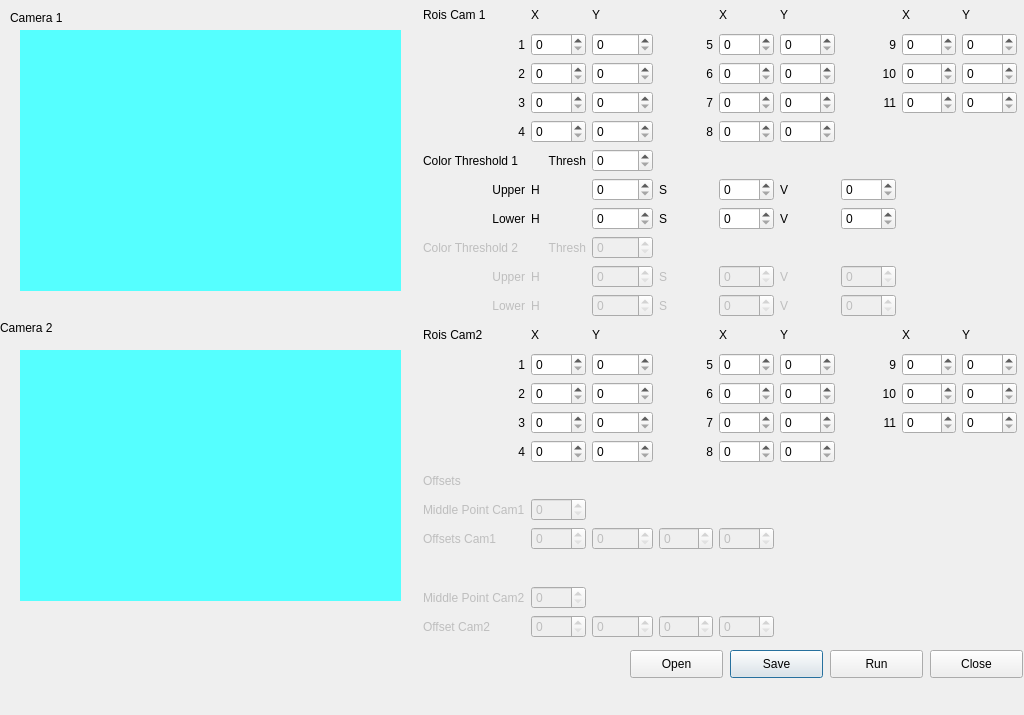
<?xml version="1.0" encoding="UTF-8"?>
<ui version="4.0">
 <class>Dialog</class>
 <widget class="QDialog" name="Dialog">
  <property name="geometry">
   <rect>
    <x>0</x>
    <y>0</y>
    <width>1024</width>
    <height>715</height>
   </rect>
  </property>
  <property name="windowTitle">
   <string>Dialog</string>
  </property>
  <property name="sizeGripEnabled">
   <bool>false</bool>
  </property>
  <property name="modal">
   <bool>false</bool>
  </property>
  <widget class="QLabel" name="picture_cam1">
   <property name="geometry">
    <rect>
     <x>20</x>
     <y>30</y>
     <width>381</width>
     <height>261</height>
    </rect>
   </property>
   <property name="styleSheet">
    <string notr="true">background-color: rgb(85, 255, 255);</string>
   </property>
   <property name="text">
    <string/>
   </property>
  </widget>
  <widget class="QLabel" name="picture_cam2">
   <property name="geometry">
    <rect>
     <x>20</x>
     <y>350</y>
     <width>381</width>
     <height>251</height>
    </rect>
   </property>
   <property name="styleSheet">
    <string notr="true">background-color: rgb(85, 255, 255);</string>
   </property>
   <property name="text">
    <string/>
   </property>
  </widget>
  <widget class="QLabel" name="label_3">
   <property name="geometry">
    <rect>
     <x>10</x>
     <y>10</y>
     <width>55</width>
     <height>16</height>
    </rect>
   </property>
   <property name="text">
    <string>Camera 1</string>
   </property>
  </widget>
  <widget class="QLabel" name="label_4">
   <property name="geometry">
    <rect>
     <x>0</x>
     <y>320</y>
     <width>55</width>
     <height>16</height>
    </rect>
   </property>
   <property name="text">
    <string>Camera 2</string>
   </property>
  </widget>
  <widget class="QPushButton" name="saveButton">
   <property name="geometry">
    <rect>
     <x>730</x>
     <y>650</y>
     <width>93</width>
     <height>28</height>
    </rect>
   </property>
   <property name="text">
    <string>Save</string>
   </property>
  </widget>
  <widget class="QPushButton" name="runButton">
   <property name="geometry">
    <rect>
     <x>830</x>
     <y>650</y>
     <width>93</width>
     <height>28</height>
    </rect>
   </property>
   <property name="text">
    <string>Run</string>
   </property>
  </widget>
  <widget class="QWidget" name="gridLayoutWidget">
   <property name="geometry">
    <rect>
     <x>420</x>
     <y>0</y>
     <width>600</width>
     <height>641</height>
    </rect>
   </property>
   <layout class="QGridLayout" name="gridLayout">
    <property name="leftMargin">
     <number>3</number>
    </property>
    <property name="topMargin">
     <number>3</number>
    </property>
    <property name="rightMargin">
     <number>3</number>
    </property>
    <property name="bottomMargin">
     <number>3</number>
    </property>
    <item row="10" column="5">
     <widget class="QLabel" name="label_36">
      <property name="enabled">
       <bool>false</bool>
      </property>
      <property name="text">
       <string>V</string>
      </property>
     </widget>
    </item>
    <item row="10" column="1">
     <widget class="QLabel" name="label_34">
      <property name="enabled">
       <bool>false</bool>
      </property>
      <property name="text">
       <string>H</string>
      </property>
     </widget>
    </item>
    <item row="10" column="6">
     <widget class="QSpinBox" name="tresh_2_V_upper">
      <property name="enabled">
       <bool>false</bool>
      </property>
      <property name="maximum">
       <number>255</number>
      </property>
     </widget>
    </item>
    <item row="10" column="4">
     <widget class="QSpinBox" name="tresh_2_S_upper">
      <property name="enabled">
       <bool>false</bool>
      </property>
      <property name="maximum">
       <number>255</number>
      </property>
     </widget>
    </item>
    <item row="7" column="6">
     <widget class="QSpinBox" name="tresh_1_V_upper">
      <property name="maximum">
       <number>255</number>
      </property>
     </widget>
    </item>
    <item row="14" column="3">
     <widget class="QLabel" name="label_23">
      <property name="text">
       <string>6</string>
      </property>
      <property name="alignment">
       <set>Qt::AlignRight|Qt::AlignTrailing|Qt::AlignVCenter</set>
      </property>
     </widget>
    </item>
    <item row="14" column="2">
     <widget class="QSpinBox" name="cam2_roi_y_2">
      <property name="maximum">
       <number>1280</number>
      </property>
     </widget>
    </item>
    <item row="15" column="2">
     <widget class="QSpinBox" name="cam2_roi_y_3">
      <property name="maximum">
       <number>1280</number>
      </property>
     </widget>
    </item>
    <item row="15" column="3">
     <widget class="QLabel" name="label_24">
      <property name="text">
       <string>7</string>
      </property>
      <property name="alignment">
       <set>Qt::AlignRight|Qt::AlignTrailing|Qt::AlignVCenter</set>
      </property>
     </widget>
    </item>
    <item row="4" column="6">
     <widget class="QLabel" name="label_16">
      <property name="text">
       <string>11</string>
      </property>
      <property name="alignment">
       <set>Qt::AlignRight|Qt::AlignTrailing|Qt::AlignVCenter</set>
      </property>
     </widget>
    </item>
    <item row="13" column="6">
     <widget class="QLabel" name="label_26">
      <property name="text">
       <string>9</string>
      </property>
      <property name="alignment">
       <set>Qt::AlignRight|Qt::AlignTrailing|Qt::AlignVCenter</set>
      </property>
     </widget>
    </item>
    <item row="4" column="8">
     <widget class="QSpinBox" name="cam1_roi_y_11">
      <property name="maximum">
       <number>1280</number>
      </property>
     </widget>
    </item>
    <item row="3" column="6">
     <widget class="QLabel" name="label_15">
      <property name="text">
       <string>10</string>
      </property>
      <property name="alignment">
       <set>Qt::AlignRight|Qt::AlignTrailing|Qt::AlignVCenter</set>
      </property>
     </widget>
    </item>
    <item row="13" column="2">
     <widget class="QSpinBox" name="cam2_roi_y_1">
      <property name="maximum">
       <number>1280</number>
      </property>
     </widget>
    </item>
    <item row="3" column="3">
     <widget class="QLabel" name="label_11">
      <property name="text">
       <string>6</string>
      </property>
      <property name="alignment">
       <set>Qt::AlignRight|Qt::AlignTrailing|Qt::AlignVCenter</set>
      </property>
     </widget>
    </item>
    <item row="4" column="3">
     <widget class="QLabel" name="label_12">
      <property name="text">
       <string>7</string>
      </property>
      <property name="alignment">
       <set>Qt::AlignRight|Qt::AlignTrailing|Qt::AlignVCenter</set>
      </property>
     </widget>
    </item>
    <item row="13" column="8">
     <widget class="QSpinBox" name="cam2_roi_y_9">
      <property name="maximum">
       <number>1280</number>
      </property>
     </widget>
    </item>
    <item row="14" column="8">
     <widget class="QSpinBox" name="cam2_roi_y_10">
      <property name="maximum">
       <number>1280</number>
      </property>
     </widget>
    </item>
    <item row="15" column="0">
     <widget class="QLabel" name="label_20">
      <property name="text">
       <string>3</string>
      </property>
      <property name="alignment">
       <set>Qt::AlignRight|Qt::AlignTrailing|Qt::AlignVCenter</set>
      </property>
     </widget>
    </item>
    <item row="15" column="8">
     <widget class="QSpinBox" name="cam2_roi_y_11">
      <property name="maximum">
       <number>1280</number>
      </property>
     </widget>
    </item>
    <item row="13" column="5">
     <widget class="QSpinBox" name="cam2_roi_y_5">
      <property name="maximum">
       <number>1280</number>
      </property>
     </widget>
    </item>
    <item row="15" column="6">
     <widget class="QLabel" name="label_28">
      <property name="text">
       <string>11</string>
      </property>
      <property name="alignment">
       <set>Qt::AlignRight|Qt::AlignTrailing|Qt::AlignVCenter</set>
      </property>
     </widget>
    </item>
    <item row="14" column="6">
     <widget class="QLabel" name="label_27">
      <property name="text">
       <string>10</string>
      </property>
      <property name="alignment">
       <set>Qt::AlignRight|Qt::AlignTrailing|Qt::AlignVCenter</set>
      </property>
     </widget>
    </item>
    <item row="14" column="5">
     <widget class="QSpinBox" name="cam2_roi_y_6">
      <property name="maximum">
       <number>1280</number>
      </property>
     </widget>
    </item>
    <item row="13" column="3">
     <widget class="QLabel" name="label_22">
      <property name="text">
       <string>5</string>
      </property>
      <property name="alignment">
       <set>Qt::AlignRight|Qt::AlignTrailing|Qt::AlignVCenter</set>
      </property>
     </widget>
    </item>
    <item row="15" column="5">
     <widget class="QSpinBox" name="cam2_roi_y_7">
      <property name="maximum">
       <number>1280</number>
      </property>
     </widget>
    </item>
    <item row="5" column="3">
     <widget class="QLabel" name="label_13">
      <property name="text">
       <string>8</string>
      </property>
      <property name="alignment">
       <set>Qt::AlignRight|Qt::AlignTrailing|Qt::AlignVCenter</set>
      </property>
     </widget>
    </item>
    <item row="6" column="0">
     <widget class="QLabel" name="label_29">
      <property name="text">
       <string>Color Threshold 1</string>
      </property>
     </widget>
    </item>
    <item row="2" column="6">
     <widget class="QLabel" name="label_14">
      <property name="text">
       <string>9</string>
      </property>
      <property name="alignment">
       <set>Qt::AlignRight|Qt::AlignTrailing|Qt::AlignVCenter</set>
      </property>
     </widget>
    </item>
    <item row="13" column="0">
     <widget class="QLabel" name="label_18">
      <property name="text">
       <string>1</string>
      </property>
      <property name="alignment">
       <set>Qt::AlignRight|Qt::AlignTrailing|Qt::AlignVCenter</set>
      </property>
     </widget>
    </item>
    <item row="3" column="8">
     <widget class="QSpinBox" name="cam1_roi_y_10">
      <property name="maximum">
       <number>1280</number>
      </property>
     </widget>
    </item>
    <item row="12" column="0">
     <widget class="QLabel" name="label_17">
      <property name="text">
       <string>Rois Cam2</string>
      </property>
     </widget>
    </item>
    <item row="10" column="3">
     <widget class="QLabel" name="label_35">
      <property name="enabled">
       <bool>false</bool>
      </property>
      <property name="text">
       <string>S</string>
      </property>
     </widget>
    </item>
    <item row="1" column="0">
     <widget class="QLabel" name="label_5">
      <property name="text">
       <string>Rois Cam 1</string>
      </property>
     </widget>
    </item>
    <item row="3" column="7">
     <widget class="QSpinBox" name="cam1_roi_x_10">
      <property name="maximum">
       <number>1280</number>
      </property>
     </widget>
    </item>
    <item row="2" column="7">
     <widget class="QSpinBox" name="cam1_roi_x_9">
      <property name="maximum">
       <number>1280</number>
      </property>
     </widget>
    </item>
    <item row="4" column="7">
     <widget class="QSpinBox" name="cam1_roi_x_11">
      <property name="maximum">
       <number>1280</number>
      </property>
     </widget>
    </item>
    <item row="1" column="5">
     <widget class="QLabel" name="label_47">
      <property name="text">
       <string>Y</string>
      </property>
     </widget>
    </item>
    <item row="1" column="7">
     <widget class="QLabel" name="label_48">
      <property name="text">
       <string>X</string>
      </property>
     </widget>
    </item>
    <item row="1" column="4">
     <widget class="QLabel" name="label_46">
      <property name="text">
       <string>X</string>
      </property>
     </widget>
    </item>
    <item row="1" column="8">
     <widget class="QLabel" name="label_49">
      <property name="text">
       <string>Y</string>
      </property>
     </widget>
    </item>
    <item row="5" column="0">
     <widget class="QLabel" name="label_9">
      <property name="text">
       <string>4</string>
      </property>
      <property name="alignment">
       <set>Qt::AlignRight|Qt::AlignTrailing|Qt::AlignVCenter</set>
      </property>
     </widget>
    </item>
    <item row="2" column="8">
     <widget class="QSpinBox" name="cam1_roi_y_9">
      <property name="maximum">
       <number>1280</number>
      </property>
     </widget>
    </item>
    <item row="2" column="3">
     <widget class="QLabel" name="label_10">
      <property name="text">
       <string>5</string>
      </property>
      <property name="alignment">
       <set>Qt::AlignRight|Qt::AlignTrailing|Qt::AlignVCenter</set>
      </property>
     </widget>
    </item>
    <item row="5" column="5">
     <widget class="QSpinBox" name="cam1_roi_y_8">
      <property name="maximum">
       <number>1280</number>
      </property>
     </widget>
    </item>
    <item row="15" column="4">
     <widget class="QSpinBox" name="cam2_roi_x_7">
      <property name="maximum">
       <number>1280</number>
      </property>
     </widget>
    </item>
    <item row="13" column="4">
     <widget class="QSpinBox" name="cam2_roi_x_5">
      <property name="maximum">
       <number>1280</number>
      </property>
     </widget>
    </item>
    <item row="14" column="4">
     <widget class="QSpinBox" name="cam2_roi_x_6">
      <property name="maximum">
       <number>1280</number>
      </property>
     </widget>
    </item>
    <item row="12" column="2">
     <widget class="QLabel" name="label_51">
      <property name="text">
       <string>Y</string>
      </property>
     </widget>
    </item>
    <item row="12" column="1">
     <widget class="QLabel" name="label_50">
      <property name="text">
       <string>X</string>
      </property>
     </widget>
    </item>
    <item row="15" column="7">
     <widget class="QSpinBox" name="cam2_roi_x_11">
      <property name="maximum">
       <number>1280</number>
      </property>
     </widget>
    </item>
    <item row="14" column="7">
     <widget class="QSpinBox" name="cam2_roi_x_10">
      <property name="maximum">
       <number>1280</number>
      </property>
     </widget>
    </item>
    <item row="13" column="7">
     <widget class="QSpinBox" name="cam2_roi_x_9">
      <property name="maximum">
       <number>1280</number>
      </property>
     </widget>
    </item>
    <item row="12" column="5">
     <widget class="QLabel" name="label_52">
      <property name="text">
       <string>Y</string>
      </property>
     </widget>
    </item>
    <item row="12" column="7">
     <widget class="QLabel" name="label_54">
      <property name="text">
       <string>X</string>
      </property>
     </widget>
    </item>
    <item row="7" column="3">
     <widget class="QLabel" name="label_31">
      <property name="text">
       <string>S</string>
      </property>
     </widget>
    </item>
    <item row="12" column="8">
     <widget class="QLabel" name="label_55">
      <property name="text">
       <string>Y</string>
      </property>
     </widget>
    </item>
    <item row="12" column="4">
     <widget class="QLabel" name="label_53">
      <property name="text">
       <string>X</string>
      </property>
     </widget>
    </item>
    <item row="7" column="5">
     <widget class="QLabel" name="label_32">
      <property name="text">
       <string>V</string>
      </property>
     </widget>
    </item>
    <item row="7" column="2">
     <widget class="QSpinBox" name="tresh_1_H_upper">
      <property name="maximum">
       <number>360</number>
      </property>
     </widget>
    </item>
    <item row="7" column="1">
     <widget class="QLabel" name="label_30">
      <property name="text">
       <string>H</string>
      </property>
     </widget>
    </item>
    <item row="7" column="4">
     <widget class="QSpinBox" name="tresh_1_S_upper">
      <property name="maximum">
       <number>255</number>
      </property>
     </widget>
    </item>
    <item row="15" column="1">
     <widget class="QSpinBox" name="cam2_roi_x_3">
      <property name="maximum">
       <number>1280</number>
      </property>
     </widget>
    </item>
    <item row="13" column="1">
     <widget class="QSpinBox" name="cam2_roi_x_1">
      <property name="maximum">
       <number>1280</number>
      </property>
     </widget>
    </item>
    <item row="14" column="1">
     <widget class="QSpinBox" name="cam2_roi_x_2">
      <property name="maximum">
       <number>1280</number>
      </property>
     </widget>
    </item>
    <item row="16" column="2">
     <widget class="QSpinBox" name="cam2_roi_y_4">
      <property name="maximum">
       <number>1280</number>
      </property>
     </widget>
    </item>
    <item row="16" column="1">
     <widget class="QSpinBox" name="cam2_roi_x_4">
      <property name="maximum">
       <number>1280</number>
      </property>
     </widget>
    </item>
    <item row="18" column="0">
     <widget class="QLabel" name="label_38">
      <property name="enabled">
       <bool>false</bool>
      </property>
      <property name="text">
       <string>Middle Point Cam1</string>
      </property>
     </widget>
    </item>
    <item row="17" column="0">
     <widget class="QLabel" name="label_37">
      <property name="enabled">
       <bool>false</bool>
      </property>
      <property name="text">
       <string>Offsets</string>
      </property>
     </widget>
    </item>
    <item row="18" column="1">
     <widget class="QSpinBox" name="cam1_offset_middle_point">
      <property name="enabled">
       <bool>false</bool>
      </property>
      <property name="maximum">
       <number>1280</number>
      </property>
     </widget>
    </item>
    <item row="16" column="3">
     <widget class="QLabel" name="label_25">
      <property name="text">
       <string>8</string>
      </property>
      <property name="alignment">
       <set>Qt::AlignRight|Qt::AlignTrailing|Qt::AlignVCenter</set>
      </property>
     </widget>
    </item>
    <item row="19" column="4">
     <widget class="QSpinBox" name="cam1_offset_4">
      <property name="enabled">
       <bool>false</bool>
      </property>
      <property name="maximum">
       <number>1280</number>
      </property>
     </widget>
    </item>
    <item row="20" column="0">
     <widget class="QLabel" name="label_40">
      <property name="enabled">
       <bool>false</bool>
      </property>
      <property name="text">
       <string/>
      </property>
     </widget>
    </item>
    <item row="21" column="0">
     <widget class="QLabel" name="label_42">
      <property name="enabled">
       <bool>false</bool>
      </property>
      <property name="text">
       <string>Middle Point Cam2</string>
      </property>
     </widget>
    </item>
    <item row="19" column="3">
     <widget class="QSpinBox" name="cam1_offset_3">
      <property name="enabled">
       <bool>false</bool>
      </property>
      <property name="maximum">
       <number>1280</number>
      </property>
     </widget>
    </item>
    <item row="19" column="2">
     <widget class="QSpinBox" name="cam1_offset_2">
      <property name="enabled">
       <bool>false</bool>
      </property>
      <property name="maximum">
       <number>1280</number>
      </property>
     </widget>
    </item>
    <item row="16" column="0">
     <widget class="QLabel" name="label_21">
      <property name="text">
       <string>4</string>
      </property>
      <property name="alignment">
       <set>Qt::AlignRight|Qt::AlignTrailing|Qt::AlignVCenter</set>
      </property>
     </widget>
    </item>
    <item row="22" column="3">
     <widget class="QSpinBox" name="cam2_offset_3">
      <property name="enabled">
       <bool>false</bool>
      </property>
      <property name="maximum">
       <number>1280</number>
      </property>
     </widget>
    </item>
    <item row="22" column="1">
     <widget class="QSpinBox" name="cam2_offset_1">
      <property name="enabled">
       <bool>false</bool>
      </property>
      <property name="maximum">
       <number>1280</number>
      </property>
     </widget>
    </item>
    <item row="16" column="4">
     <widget class="QSpinBox" name="cam2_roi_x_8">
      <property name="maximum">
       <number>1280</number>
      </property>
     </widget>
    </item>
    <item row="19" column="0">
     <widget class="QLabel" name="label_39">
      <property name="enabled">
       <bool>false</bool>
      </property>
      <property name="text">
       <string>Offsets Cam1</string>
      </property>
     </widget>
    </item>
    <item row="16" column="5">
     <widget class="QSpinBox" name="cam2_roi_y_8">
      <property name="maximum">
       <number>1280</number>
      </property>
     </widget>
    </item>
    <item row="21" column="1">
     <widget class="QSpinBox" name="cam2_offset_middle_point">
      <property name="enabled">
       <bool>false</bool>
      </property>
      <property name="maximum">
       <number>1280</number>
      </property>
     </widget>
    </item>
    <item row="22" column="4">
     <widget class="QSpinBox" name="cam2_offset_4">
      <property name="enabled">
       <bool>false</bool>
      </property>
      <property name="maximum">
       <number>1280</number>
      </property>
     </widget>
    </item>
    <item row="22" column="0">
     <widget class="QLabel" name="label_41">
      <property name="enabled">
       <bool>false</bool>
      </property>
      <property name="text">
       <string>Offset Cam2</string>
      </property>
     </widget>
    </item>
    <item row="19" column="1">
     <widget class="QSpinBox" name="cam1_offset_1">
      <property name="enabled">
       <bool>false</bool>
      </property>
      <property name="maximum">
       <number>1280</number>
      </property>
     </widget>
    </item>
    <item row="8" column="1">
     <widget class="QLabel" name="label_43">
      <property name="text">
       <string>H</string>
      </property>
     </widget>
    </item>
    <item row="22" column="2">
     <widget class="QSpinBox" name="cam2_offset_2">
      <property name="enabled">
       <bool>false</bool>
      </property>
      <property name="maximum">
       <number>1280</number>
      </property>
     </widget>
    </item>
    <item row="7" column="0">
     <widget class="QLabel" name="label_56">
      <property name="layoutDirection">
       <enum>Qt::LeftToRight</enum>
      </property>
      <property name="text">
       <string>Upper</string>
      </property>
      <property name="alignment">
       <set>Qt::AlignRight|Qt::AlignTrailing|Qt::AlignVCenter</set>
      </property>
     </widget>
    </item>
    <item row="8" column="2">
     <widget class="QSpinBox" name="tresh_1_H_lower">
      <property name="maximum">
       <number>360</number>
      </property>
     </widget>
    </item>
    <item row="3" column="1">
     <widget class="QSpinBox" name="cam1_roi_x_2">
      <property name="maximum">
       <number>1280</number>
      </property>
     </widget>
    </item>
    <item row="1" column="1">
     <widget class="QLabel" name="label_44">
      <property name="text">
       <string>X</string>
      </property>
     </widget>
    </item>
    <item row="2" column="4">
     <widget class="QSpinBox" name="cam1_roi_x_5">
      <property name="maximum">
       <number>1280</number>
      </property>
     </widget>
    </item>
    <item row="5" column="1">
     <widget class="QSpinBox" name="cam1_roi_x_4">
      <property name="maximum">
       <number>1280</number>
      </property>
     </widget>
    </item>
    <item row="4" column="1">
     <widget class="QSpinBox" name="cam1_roi_x_3">
      <property name="maximum">
       <number>1280</number>
      </property>
     </widget>
    </item>
    <item row="1" column="2">
     <widget class="QLabel" name="label_45">
      <property name="text">
       <string>Y</string>
      </property>
     </widget>
    </item>
    <item row="8" column="6">
     <widget class="QSpinBox" name="tresh_1_V_lower">
      <property name="maximum">
       <number>255</number>
      </property>
     </widget>
    </item>
    <item row="8" column="4">
     <widget class="QSpinBox" name="tresh_1_S_lower">
      <property name="maximum">
       <number>255</number>
      </property>
     </widget>
    </item>
    <item row="5" column="2">
     <widget class="QSpinBox" name="cam1_roi_y_4">
      <property name="maximum">
       <number>1280</number>
      </property>
     </widget>
    </item>
    <item row="5" column="4">
     <widget class="QSpinBox" name="cam1_roi_x_8">
      <property name="maximum">
       <number>1280</number>
      </property>
     </widget>
    </item>
    <item row="3" column="4">
     <widget class="QSpinBox" name="cam1_roi_x_6">
      <property name="maximum">
       <number>1280</number>
      </property>
     </widget>
    </item>
    <item row="4" column="4">
     <widget class="QSpinBox" name="cam1_roi_x_7">
      <property name="maximum">
       <number>1280</number>
      </property>
     </widget>
    </item>
    <item row="3" column="2">
     <widget class="QSpinBox" name="cam1_roi_y_2">
      <property name="maximum">
       <number>1280</number>
      </property>
     </widget>
    </item>
    <item row="3" column="0">
     <widget class="QLabel" name="label_7">
      <property name="text">
       <string>2</string>
      </property>
      <property name="alignment">
       <set>Qt::AlignRight|Qt::AlignTrailing|Qt::AlignVCenter</set>
      </property>
     </widget>
    </item>
    <item row="14" column="0">
     <widget class="QLabel" name="label_19">
      <property name="text">
       <string>2</string>
      </property>
      <property name="alignment">
       <set>Qt::AlignRight|Qt::AlignTrailing|Qt::AlignVCenter</set>
      </property>
     </widget>
    </item>
    <item row="2" column="1">
     <widget class="QSpinBox" name="cam1_roi_x_1">
      <property name="enabled">
       <bool>true</bool>
      </property>
      <property name="maximum">
       <number>1280</number>
      </property>
     </widget>
    </item>
    <item row="4" column="0">
     <widget class="QLabel" name="label_8">
      <property name="text">
       <string>3</string>
      </property>
      <property name="alignment">
       <set>Qt::AlignRight|Qt::AlignTrailing|Qt::AlignVCenter</set>
      </property>
     </widget>
    </item>
    <item row="9" column="0">
     <widget class="QLabel" name="label_33">
      <property name="enabled">
       <bool>false</bool>
      </property>
      <property name="text">
       <string>Color Threshold 2</string>
      </property>
     </widget>
    </item>
    <item row="10" column="2">
     <widget class="QSpinBox" name="tresh_2_H_upper">
      <property name="enabled">
       <bool>false</bool>
      </property>
      <property name="maximum">
       <number>360</number>
      </property>
     </widget>
    </item>
    <item row="2" column="0">
     <widget class="QLabel" name="label_6">
      <property name="text">
       <string>1</string>
      </property>
      <property name="alignment">
       <set>Qt::AlignRight|Qt::AlignTrailing|Qt::AlignVCenter</set>
      </property>
     </widget>
    </item>
    <item row="4" column="5">
     <widget class="QSpinBox" name="cam1_roi_y_7">
      <property name="maximum">
       <number>1280</number>
      </property>
     </widget>
    </item>
    <item row="2" column="5">
     <widget class="QSpinBox" name="cam1_roi_y_5">
      <property name="maximum">
       <number>1280</number>
      </property>
     </widget>
    </item>
    <item row="8" column="3">
     <widget class="QLabel" name="label_57">
      <property name="text">
       <string>S</string>
      </property>
     </widget>
    </item>
    <item row="8" column="0">
     <widget class="QLabel" name="label_59">
      <property name="text">
       <string>Lower</string>
      </property>
      <property name="alignment">
       <set>Qt::AlignRight|Qt::AlignTrailing|Qt::AlignVCenter</set>
      </property>
     </widget>
    </item>
    <item row="3" column="5">
     <widget class="QSpinBox" name="cam1_roi_y_6">
      <property name="maximum">
       <number>1280</number>
      </property>
     </widget>
    </item>
    <item row="4" column="2">
     <widget class="QSpinBox" name="cam1_roi_y_3">
      <property name="maximum">
       <number>1280</number>
      </property>
     </widget>
    </item>
    <item row="8" column="5">
     <widget class="QLabel" name="label_58">
      <property name="text">
       <string>V</string>
      </property>
     </widget>
    </item>
    <item row="2" column="2">
     <widget class="QSpinBox" name="cam1_roi_y_1">
      <property name="maximum">
       <number>1280</number>
      </property>
     </widget>
    </item>
    <item row="11" column="1">
     <widget class="QLabel" name="label_60">
      <property name="enabled">
       <bool>false</bool>
      </property>
      <property name="text">
       <string>H</string>
      </property>
     </widget>
    </item>
    <item row="10" column="0">
     <widget class="QLabel" name="label_61">
      <property name="enabled">
       <bool>false</bool>
      </property>
      <property name="layoutDirection">
       <enum>Qt::LeftToRight</enum>
      </property>
      <property name="text">
       <string>Upper</string>
      </property>
      <property name="alignment">
       <set>Qt::AlignRight|Qt::AlignTrailing|Qt::AlignVCenter</set>
      </property>
     </widget>
    </item>
    <item row="11" column="0">
     <widget class="QLabel" name="label_62">
      <property name="enabled">
       <bool>false</bool>
      </property>
      <property name="text">
       <string>Lower</string>
      </property>
      <property name="alignment">
       <set>Qt::AlignRight|Qt::AlignTrailing|Qt::AlignVCenter</set>
      </property>
     </widget>
    </item>
    <item row="11" column="3">
     <widget class="QLabel" name="label_63">
      <property name="enabled">
       <bool>false</bool>
      </property>
      <property name="text">
       <string>S</string>
      </property>
     </widget>
    </item>
    <item row="11" column="5">
     <widget class="QLabel" name="label_64">
      <property name="enabled">
       <bool>false</bool>
      </property>
      <property name="text">
       <string>V</string>
      </property>
     </widget>
    </item>
    <item row="11" column="2">
     <widget class="QSpinBox" name="tresh_2_H_lower">
      <property name="enabled">
       <bool>false</bool>
      </property>
      <property name="maximum">
       <number>360</number>
      </property>
     </widget>
    </item>
    <item row="11" column="4">
     <widget class="QSpinBox" name="tresh_2_S_lower">
      <property name="enabled">
       <bool>false</bool>
      </property>
      <property name="maximum">
       <number>255</number>
      </property>
     </widget>
    </item>
    <item row="11" column="6">
     <widget class="QSpinBox" name="tresh_2_V_lower">
      <property name="enabled">
       <bool>false</bool>
      </property>
      <property name="maximum">
       <number>255</number>
      </property>
     </widget>
    </item>
    <item row="9" column="1">
     <widget class="QLabel" name="label_2">
      <property name="enabled">
       <bool>false</bool>
      </property>
      <property name="text">
       <string>Thresh</string>
      </property>
      <property name="alignment">
       <set>Qt::AlignRight|Qt::AlignTrailing|Qt::AlignVCenter</set>
      </property>
     </widget>
    </item>
    <item row="9" column="2">
     <widget class="QSpinBox" name="tresh_2">
      <property name="enabled">
       <bool>false</bool>
      </property>
      <property name="maximum">
       <number>99999</number>
      </property>
     </widget>
    </item>
    <item row="6" column="1">
     <widget class="QLabel" name="label">
      <property name="text">
       <string>Thresh</string>
      </property>
      <property name="alignment">
       <set>Qt::AlignRight|Qt::AlignTrailing|Qt::AlignVCenter</set>
      </property>
     </widget>
    </item>
    <item row="6" column="2">
     <widget class="QSpinBox" name="tresh_1">
      <property name="maximum">
       <number>99999</number>
      </property>
     </widget>
    </item>
   </layout>
  </widget>
  <widget class="QPushButton" name="openButton">
   <property name="geometry">
    <rect>
     <x>630</x>
     <y>650</y>
     <width>93</width>
     <height>28</height>
    </rect>
   </property>
   <property name="text">
    <string>Open</string>
   </property>
  </widget>
  <widget class="QLabel" name="Status_label">
   <property name="geometry">
    <rect>
     <x>860</x>
     <y>780</y>
     <width>341</width>
     <height>20</height>
    </rect>
   </property>
   <property name="styleSheet">
    <string notr="true">color: rgb(255, 0, 0);</string>
   </property>
   <property name="text">
    <string/>
   </property>
  </widget>
  <widget class="QPushButton" name="closebtn">
   <property name="geometry">
    <rect>
     <x>930</x>
     <y>650</y>
     <width>93</width>
     <height>28</height>
    </rect>
   </property>
   <property name="text">
    <string>Close</string>
   </property>
  </widget>
 </widget>
 <resources/>
 <connections/>
</ui>
